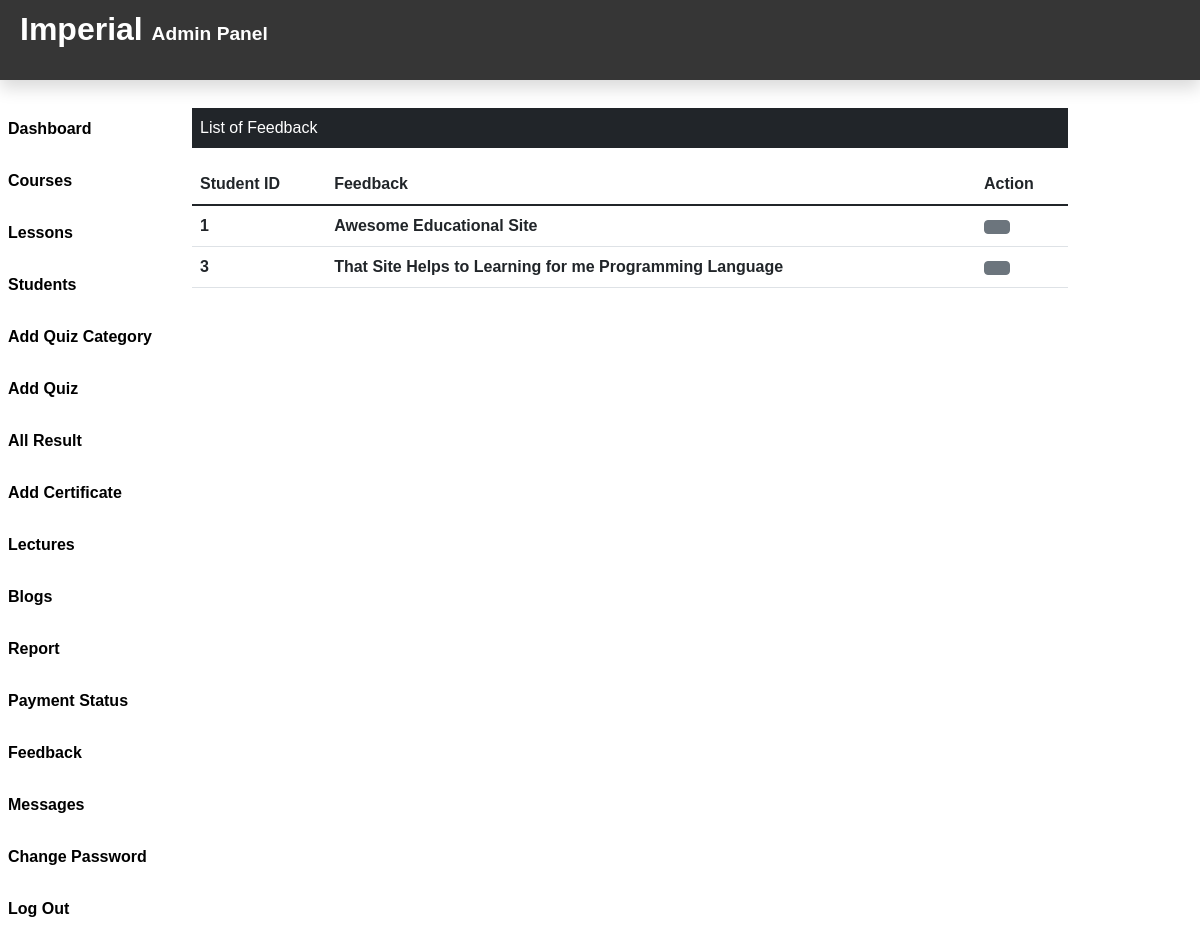
The app's page /Admin/Feedback.php (signed in) with its own data.
### tables this page shows
CREATE TABLE `feedback` (
  `f_id` int(11) NOT NULL,
  `f_content` text NOT NULL,
  `stu_id` int(11) NOT NULL
);

### Admin/Feedback.php (the view, shortened to what this page needs)
<?php
include_once("Header.php");
include_once("../DB_Files/db.php");
?>
<div class="col-sm-9 mt-5">
    <p class="bg-dark text-white p-2">List of Feedback</p>
    <?php
    $sql = "SELECT * FROM feedback";
    $result = $conn->query($sql);
    if ($result->num_rows > 0) {
    ?>
    <table class="table">
        <thead>
            <tr>
                <th class="text-dark fw-bolder" scope="col">Student ID</th>
                <th class="text-dark fw-bolder" scope="col">Feedback</th>
                <th class="text-dark fw-bolder" scope="col">Action</th>
            </tr>
        </thead>
        <tbody>
        <?php  while($row=$result->fetch_assoc()){
            echo '<tr>';
                echo '<th class="text-dark fw-bolder" scope="row">'.$row['stu_id'].'</th>';
                echo '<td class="text-dark fw-bolder">'.$row['f_content'].'</td>';
                echo '<td class="text-dark fw-bolder">';
                echo '
                <form action="" method="POST" class="d-inline">
                <input type="hidden" name="id" value='.$row["f_id"].'>
                    <button type="submit" class="btn btn-secondary" name="delete" value="Delete">
                        <i class="uil uil-trash-alt"></i>
                    </button>
                    </form>
                </td>
            </tr>';
            } ?>
        </tbody>
    </table>
    <?php }else{ echo "<p class='text-dark p-2 fw-bolder'>Feedback Not Found. </p>";}
    ?>
</div>
</div>
</div>

### Admin/CSS/Header.css (style rules this page uses)
body { font-family: Arial, Helvetica, sans-serif; background: #ffffff; color: rgb(0, 0, 0); }
table, th, td { color: rgb(255, 255, 255); }

### records on screen
feedback: stu "1", f_content "Awesome Educational Site"
feedback: stu "3", f_content "That Site Helps to Learning for me Programming Language"
